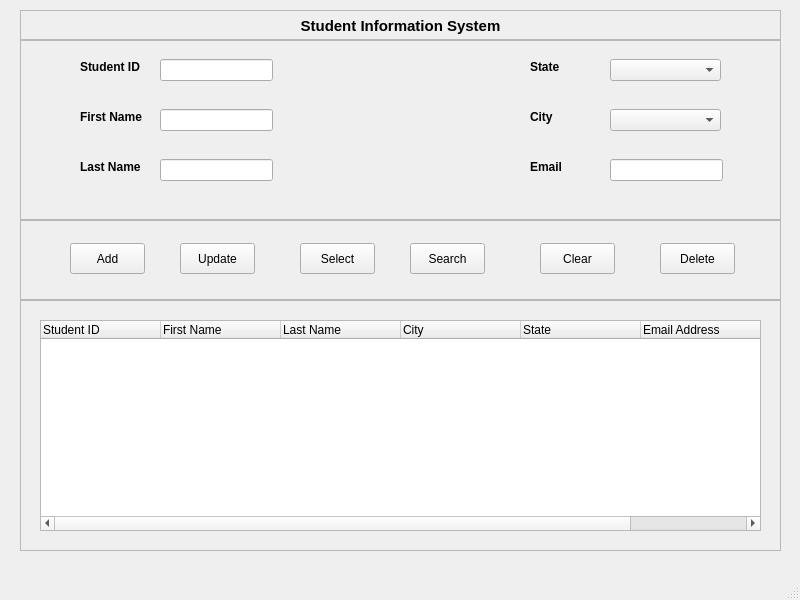
<?xml version="1.0" encoding="UTF-8"?>
<ui version="4.0">
 <class>MainWindow</class>
 <widget class="QMainWindow" name="MainWindow">
  <property name="geometry">
   <rect>
    <x>0</x>
    <y>0</y>
    <width>800</width>
    <height>600</height>
   </rect>
  </property>
  <property name="windowTitle">
   <string>MainWindow</string>
  </property>
  <widget class="QWidget" name="centralwidget">
   <widget class="QFrame" name="frame">
    <property name="geometry">
     <rect>
      <x>20</x>
      <y>300</y>
      <width>761</width>
      <height>251</height>
     </rect>
    </property>
    <property name="frameShape">
     <enum>QFrame::Shape::StyledPanel</enum>
    </property>
    <property name="frameShadow">
     <enum>QFrame::Shadow::Raised</enum>
    </property>
    <widget class="QTableWidget" name="tableWidget">
     <property name="geometry">
      <rect>
       <x>20</x>
       <y>20</y>
       <width>721</width>
       <height>211</height>
      </rect>
     </property>
     <property name="focusPolicy">
      <enum>Qt::FocusPolicy::NoFocus</enum>
     </property>
     <property name="showGrid">
      <bool>false</bool>
     </property>
     <attribute name="horizontalHeaderMinimumSectionSize">
      <number>50</number>
     </attribute>
     <attribute name="horizontalHeaderDefaultSectionSize">
      <number>120</number>
     </attribute>
     <attribute name="horizontalHeaderShowSortIndicator" stdset="0">
      <bool>false</bool>
     </attribute>
     <attribute name="horizontalHeaderStretchLastSection">
      <bool>true</bool>
     </attribute>
     <attribute name="verticalHeaderVisible">
      <bool>false</bool>
     </attribute>
     <attribute name="verticalHeaderShowSortIndicator" stdset="0">
      <bool>false</bool>
     </attribute>
     <column>
      <property name="text">
       <string>Student ID</string>
      </property>
      <property name="textAlignment">
       <set>AlignLeading|AlignVCenter</set>
      </property>
     </column>
     <column>
      <property name="text">
       <string>First Name</string>
      </property>
      <property name="textAlignment">
       <set>AlignLeading|AlignVCenter</set>
      </property>
     </column>
     <column>
      <property name="text">
       <string>Last Name</string>
      </property>
      <property name="textAlignment">
       <set>AlignLeading|AlignVCenter</set>
      </property>
     </column>
     <column>
      <property name="text">
       <string>City</string>
      </property>
      <property name="textAlignment">
       <set>AlignLeading|AlignVCenter</set>
      </property>
     </column>
     <column>
      <property name="text">
       <string>State</string>
      </property>
      <property name="textAlignment">
       <set>AlignLeading|AlignVCenter</set>
      </property>
     </column>
     <column>
      <property name="text">
       <string>Email Address</string>
      </property>
      <property name="textAlignment">
       <set>AlignLeading|AlignVCenter</set>
      </property>
     </column>
    </widget>
   </widget>
   <widget class="QFrame" name="frame_2">
    <property name="geometry">
     <rect>
      <x>20</x>
      <y>39</y>
      <width>761</width>
      <height>181</height>
     </rect>
    </property>
    <property name="frameShape">
     <enum>QFrame::Shape::StyledPanel</enum>
    </property>
    <property name="frameShadow">
     <enum>QFrame::Shadow::Raised</enum>
    </property>
    <widget class="QLineEdit" name="lineEdit">
     <property name="geometry">
      <rect>
       <x>140</x>
       <y>20</y>
       <width>113</width>
       <height>22</height>
      </rect>
     </property>
    </widget>
    <widget class="QLabel" name="label">
     <property name="geometry">
      <rect>
       <x>60</x>
       <y>20</y>
       <width>81</width>
       <height>16</height>
      </rect>
     </property>
     <property name="font">
      <font>
       <bold>true</bold>
      </font>
     </property>
     <property name="text">
      <string>Student ID</string>
     </property>
    </widget>
    <widget class="QLabel" name="label_2">
     <property name="geometry">
      <rect>
       <x>60</x>
       <y>70</y>
       <width>81</width>
       <height>16</height>
      </rect>
     </property>
     <property name="font">
      <font>
       <bold>true</bold>
      </font>
     </property>
     <property name="text">
      <string>First Name</string>
     </property>
    </widget>
    <widget class="QLineEdit" name="lineEdit_2">
     <property name="geometry">
      <rect>
       <x>140</x>
       <y>70</y>
       <width>113</width>
       <height>22</height>
      </rect>
     </property>
    </widget>
    <widget class="QLineEdit" name="lineEdit_3">
     <property name="geometry">
      <rect>
       <x>140</x>
       <y>120</y>
       <width>113</width>
       <height>22</height>
      </rect>
     </property>
    </widget>
    <widget class="QLabel" name="label_3">
     <property name="geometry">
      <rect>
       <x>60</x>
       <y>120</y>
       <width>81</width>
       <height>16</height>
      </rect>
     </property>
     <property name="font">
      <font>
       <bold>true</bold>
      </font>
     </property>
     <property name="text">
      <string>Last Name</string>
     </property>
    </widget>
    <widget class="QLabel" name="label_5">
     <property name="geometry">
      <rect>
       <x>510</x>
       <y>20</y>
       <width>81</width>
       <height>16</height>
      </rect>
     </property>
     <property name="font">
      <font>
       <bold>true</bold>
      </font>
     </property>
     <property name="text">
      <string>State</string>
     </property>
    </widget>
    <widget class="QLabel" name="label_6">
     <property name="geometry">
      <rect>
       <x>510</x>
       <y>70</y>
       <width>81</width>
       <height>16</height>
      </rect>
     </property>
     <property name="font">
      <font>
       <bold>true</bold>
      </font>
     </property>
     <property name="text">
      <string>City</string>
     </property>
    </widget>
    <widget class="QLabel" name="label_4">
     <property name="geometry">
      <rect>
       <x>510</x>
       <y>120</y>
       <width>81</width>
       <height>16</height>
      </rect>
     </property>
     <property name="font">
      <font>
       <bold>true</bold>
      </font>
     </property>
     <property name="text">
      <string>Email</string>
     </property>
    </widget>
    <widget class="QComboBox" name="comboBox">
     <property name="geometry">
      <rect>
       <x>590</x>
       <y>20</y>
       <width>111</width>
       <height>22</height>
      </rect>
     </property>
    </widget>
    <widget class="QComboBox" name="comboBox_2">
     <property name="geometry">
      <rect>
       <x>590</x>
       <y>70</y>
       <width>111</width>
       <height>22</height>
      </rect>
     </property>
    </widget>
    <widget class="QLineEdit" name="lineEdit_4">
     <property name="geometry">
      <rect>
       <x>590</x>
       <y>120</y>
       <width>113</width>
       <height>22</height>
      </rect>
     </property>
    </widget>
   </widget>
   <widget class="QFrame" name="frame_4">
    <property name="geometry">
     <rect>
      <x>20</x>
      <y>220</y>
      <width>761</width>
      <height>80</height>
     </rect>
    </property>
    <property name="frameShape">
     <enum>QFrame::Shape::StyledPanel</enum>
    </property>
    <property name="frameShadow">
     <enum>QFrame::Shadow::Raised</enum>
    </property>
    <widget class="QPushButton" name="pushButton">
     <property name="geometry">
      <rect>
       <x>50</x>
       <y>23</y>
       <width>75</width>
       <height>31</height>
      </rect>
     </property>
     <property name="text">
      <string>Add</string>
     </property>
    </widget>
    <widget class="QPushButton" name="pushButton_2">
     <property name="geometry">
      <rect>
       <x>160</x>
       <y>23</y>
       <width>75</width>
       <height>31</height>
      </rect>
     </property>
     <property name="text">
      <string>Update</string>
     </property>
    </widget>
    <widget class="QPushButton" name="pushButton_3">
     <property name="geometry">
      <rect>
       <x>280</x>
       <y>23</y>
       <width>75</width>
       <height>31</height>
      </rect>
     </property>
     <property name="text">
      <string>Select</string>
     </property>
    </widget>
    <widget class="QPushButton" name="pushButton_4">
     <property name="geometry">
      <rect>
       <x>390</x>
       <y>23</y>
       <width>75</width>
       <height>31</height>
      </rect>
     </property>
     <property name="text">
      <string>Search</string>
     </property>
    </widget>
    <widget class="QPushButton" name="pushButton_5">
     <property name="geometry">
      <rect>
       <x>520</x>
       <y>23</y>
       <width>75</width>
       <height>31</height>
      </rect>
     </property>
     <property name="text">
      <string>Clear</string>
     </property>
    </widget>
    <widget class="QPushButton" name="pushButton_6">
     <property name="geometry">
      <rect>
       <x>640</x>
       <y>23</y>
       <width>75</width>
       <height>31</height>
      </rect>
     </property>
     <property name="text">
      <string>Delete</string>
     </property>
    </widget>
   </widget>
   <widget class="QFrame" name="frame_5">
    <property name="geometry">
     <rect>
      <x>20</x>
      <y>10</y>
      <width>761</width>
      <height>31</height>
     </rect>
    </property>
    <property name="frameShape">
     <enum>QFrame::Shape::StyledPanel</enum>
    </property>
    <property name="frameShadow">
     <enum>QFrame::Shadow::Raised</enum>
    </property>
    <widget class="QLabel" name="label_7">
     <property name="geometry">
      <rect>
       <x>0</x>
       <y>0</y>
       <width>761</width>
       <height>31</height>
      </rect>
     </property>
     <property name="font">
      <font>
       <pointsize>11</pointsize>
       <bold>true</bold>
      </font>
     </property>
     <property name="layoutDirection">
      <enum>Qt::LayoutDirection::LeftToRight</enum>
     </property>
     <property name="text">
      <string>Student Information System</string>
     </property>
     <property name="textFormat">
      <enum>Qt::TextFormat::AutoText</enum>
     </property>
     <property name="alignment">
      <set>Qt::AlignmentFlag::AlignCenter</set>
     </property>
    </widget>
   </widget>
   <zorder>frame_4</zorder>
   <zorder>frame_2</zorder>
   <zorder>frame</zorder>
   <zorder>frame_5</zorder>
  </widget>
  <widget class="QMenuBar" name="menubar">
   <property name="geometry">
    <rect>
     <x>0</x>
     <y>0</y>
     <width>800</width>
     <height>22</height>
    </rect>
   </property>
  </widget>
  <widget class="QStatusBar" name="statusbar"/>
 </widget>
 <resources/>
 <connections/>
</ui>
